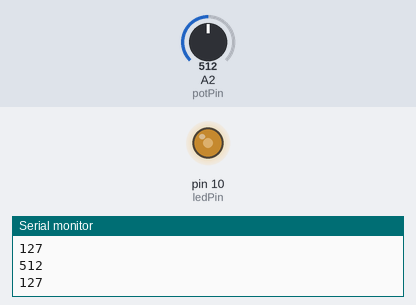
Recording of a sketch running on a simulated Arduino Uno, built with avr-gcc and run on an emulated ATmega328P. Parts: output pins drawn as LEDs (lit = HIGH), the last lines printed to the serial monitor. The test bench sets the inputs (shaded band); at power-on: A2 (potPin) = 512.

Above: at 1.2 s.
1.3 s: A2 (potPin) set to 716
At 1.7 s:
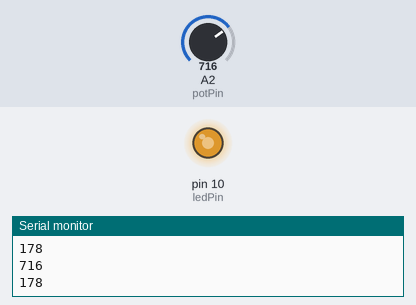
2.9 s: A2 (potPin) set to 900
At 4.2 s:
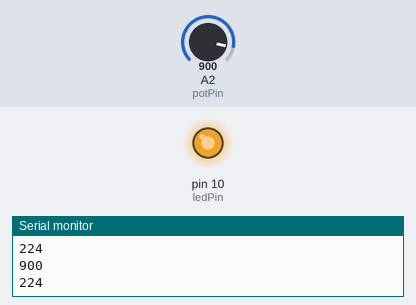
4.5 s: A2 (potPin) set to 122
At 5.7 s:
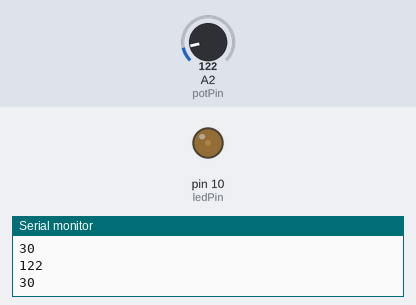
6.1 s: A2 (potPin) set to 0
At 7.0 s:
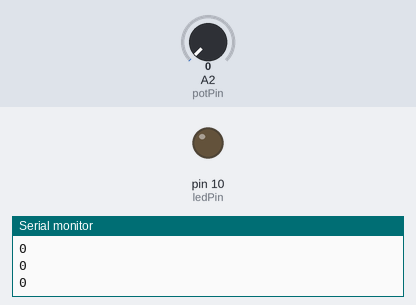
7.7 s: A2 (potPin) set to 511
At 8.4 s:
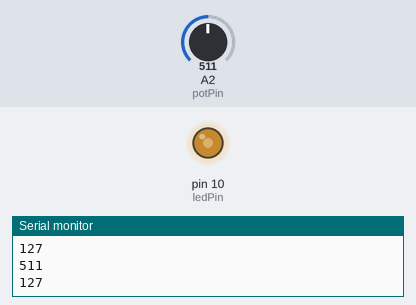
Timing chart, 0 to 10.3 s (numbered marks = the images above; inputs shaded):
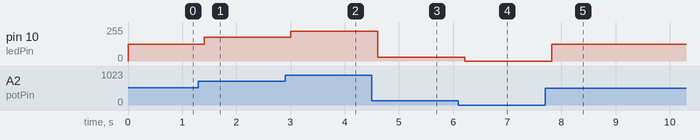

Measured:
- after the input at 1.3 s, pin 10 (ledPin): 127/255 → 178/255 after 0.10 s
- after the input at 2.9 s, pin 10 (ledPin): 178/255 → 224/255 after 0.11 s
- after the input at 4.5 s, pin 10 (ledPin): 224/255 → 30/255 after 0.11 s
- after the input at 6.1 s, pin 10 (ledPin): 30/255 → 0/255 after 0.12 s
- after the input at 7.7 s, pin 10 (ledPin): 0/255 → 127/255 after 0.12 s

The sketch:

Controlar__un_LED_2.ino
```cpp
int ledPin = 10;
int potPin = A2;
int potVal;
int light;
int dt = 200;

void setup() {
  pinMode(ledPin, OUTPUT);
  pinMode(potPin, INPUT);
  Serial.begin(9600);
}

void loop() {
  potVal = analogRead(potPin);
  Serial.println(potVal);

  light = map(potVal, 0, 1023, 0, 255);
  Serial.println(light);

  analogWrite(ledPin, light);
  delay(dt);
}
```
